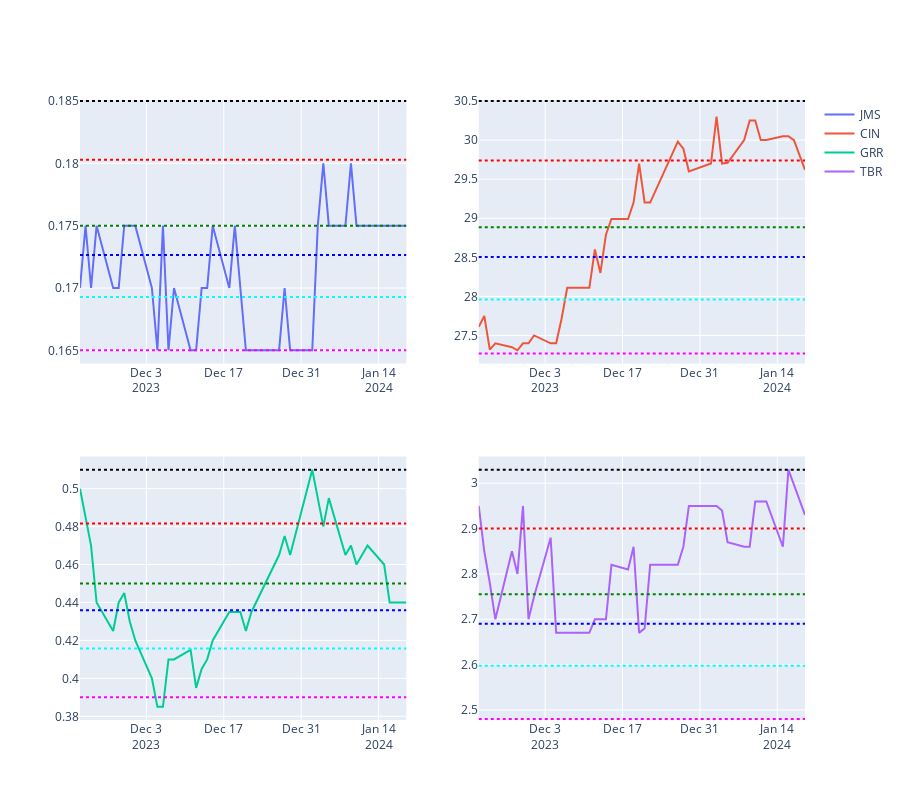

The notebook cell this image was saved under:
### Code cell
fibonacci_retracement_strategy(list(result.keys()), days = PLAN_RANGE * 2)

### Figure 1 — Plotly figure (JSON) as saved in the notebook; plotly's stock layout.template omitted (floating-point values rounded to 4 significant figures)
{"data": [{"name": "JMS", "type": "scatter", "x": ["2023-11-21", "2023-11-22", "2023-11-23", "2023-11-24", "2023-11-27", "2023-11-28", "2023-11-29", "2023-11-30", "2023-12-01", "2023-12-04", "2023-12-05", "2023-12-06", "2023-12-07", "2023-12-08", "2023-12-11", "2023-12-12", "2023-12-13", "2023-12-14", "2023-12-15", "2023-12-18", "2023-12-19", "2023-12-20", "2023-12-21", "2023-12-22", "2023-12-27", "2023-12-28", "2023-12-29", "2024-01-02", "2024-01-03", "2024-01-04", "2024-01-05", "2024-01-08", "2024-01-09", "2024-01-10", "2024-01-11", "2024-01-12", "2024-01-15", "2024-01-16", "2024-01-19"], "xaxis": "x", "y": [0.17, 0.175, 0.17, 0.175, 0.17, 0.17, 0.175, 0.175, 0.175, 0.17, 0.165, 0.175, 0.165, 0.17, 0.165, 0.165, 0.17, 0.17, 0.175, 0.17, 0.175, 0.17, 0.165, 0.165, 0.165, 0.17, 0.165, 0.165, 0.175, 0.18, 0.175, 0.175, 0.18, 0.175, 0.175, 0.175, 0.175, 0.175, 0.175], "yaxis": "y"}, {"name": "CIN", "type": "scatter", "x": ["2023-11-21", "2023-11-22", "2023-11-23", "2023-11-24", "2023-11-27", "2023-11-28", "2023-11-29", "2023-11-30", "2023-12-01", "2023-12-04", "2023-12-05", "2023-12-06", "2023-12-07", "2023-12-08", "2023-12-11", "2023-12-12", "2023-12-13", "2023-12-14", "2023-12-15", "2023-12-18", "2023-12-19", "2023-12-20", "2023-12-21", "2023-12-22", "2023-12-27", "2023-12-28", "2023-12-29", "2024-01-02", "2024-01-03", "2024-01-04", "2024-01-05", "2024-01-08", "2024-01-09", "2024-01-10", "2024-01-11", "2024-01-12", "2024-01-15", "2024-01-16", "2024-01-17", "2024-01-19"], "xaxis": "x2", "y": [27.61, 27.75, 27.32, 27.4, 27.35, 27.31, 27.4, 27.4, 27.5, 27.4, 27.4, 27.72, 28.11, 28.11, 28.11, 28.6, 28.3, 28.79, 28.99, 28.99, 29.2, 29.7, 29.2, 29.2, 29.98, 29.89, 29.6, 29.7, 30.3, 29.7, 29.71, 30, 30.25, 30.25, 30, 30, 30.05, 30.05, 30, 29.62], "yaxis": "y2"}, {"name": "GRR", "type": "scatter", "x": ["2023-11-21", "2023-11-22", "2023-11-23", "2023-11-24", "2023-11-27", "2023-11-28", "2023-11-29", "2023-11-30", "2023-12-01", "2023-12-04", "2023-12-05", "2023-12-06", "2023-12-07", "2023-12-08", "2023-12-11", "2023-12-12", "2023-12-13", "2023-12-14", "2023-12-15", "2023-12-18", "2023-12-19", "2023-12-20", "2023-12-21", "2023-12-22", "2023-12-27", "2023-12-28", "2023-12-29", "2024-01-02", "2024-01-03", "2024-01-04", "2024-01-05", "2024-01-08", "2024-01-09", "2024-01-10", "2024-01-11", "2024-01-12", "2024-01-15", "2024-01-16", "2024-01-19"], "xaxis": "x3", "y": [0.5, 0.485, 0.47, 0.44, 0.425, 0.44, 0.445, 0.43, 0.42, 0.4, 0.385, 0.385, 0.41, 0.41, 0.415, 0.395, 0.405, 0.41, 0.42, 0.435, 0.435, 0.435, 0.425, 0.435, 0.465, 0.475, 0.465, 0.51, 0.495, 0.48, 0.495, 0.465, 0.47, 0.46, 0.465, 0.47, 0.46, 0.44, 0.44], "yaxis": "y3"}, {"name": "TBR", "type": "scatter", "x": ["2023-11-21", "2023-11-22", "2023-11-23", "2023-11-24", "2023-11-27", "2023-11-28", "2023-11-29", "2023-11-30", "2023-12-01", "2023-12-04", "2023-12-05", "2023-12-06", "2023-12-07", "2023-12-08", "2023-12-11", "2023-12-12", "2023-12-13", "2023-12-14", "2023-12-15", "2023-12-18", "2023-12-19", "2023-12-20", "2023-12-21", "2023-12-22", "2023-12-27", "2023-12-28", "2023-12-29", "2024-01-02", "2024-01-03", "2024-01-04", "2024-01-05", "2024-01-08", "2024-01-09", "2024-01-10", "2024-01-11", "2024-01-12", "2024-01-15", "2024-01-16", "2024-01-19"], "xaxis": "x4", "y": [2.95, 2.85, 2.78, 2.7, 2.85, 2.8, 2.95, 2.7, 2.75, 2.88, 2.67, 2.67, 2.67, 2.67, 2.67, 2.7, 2.7, 2.7, 2.82, 2.81, 2.86, 2.67, 2.68, 2.82, 2.82, 2.86, 2.95, 2.95, 2.95, 2.94, 2.87, 2.86, 2.86, 2.96, 2.96, 2.96, 2.86, 3.03, 2.93], "yaxis": "y4"}], "layout": {"height": 800, "shapes": [{"line": {"color": "black", "dash": "dot"}, "type": "line", "x0": 0, "x1": 1, "xref": "x domain", "y0": 0.185, "y1": 0.185, "yref": "y"}, {"line": {"color": "red", "dash": "dot"}, "type": "line", "x0": 0, "x1": 1, "xref": "x domain", "y0": 0.1803, "y1": 0.1803, "yref": "y"}, {"line": {"color": "green", "dash": "dot"}, "type": "line", "x0": 0, "x1": 1, "xref": "x domain", "y0": 0.175, "y1": 0.175, "yref": "y"}, {"line": {"color": "blue", "dash": "dot"}, "type": "line", "x0": 0, "x1": 1, "xref": "x domain", "y0": 0.1726, "y1": 0.1726, "yref": "y"}, {"line": {"color": "cyan", "dash": "dot"}, "type": "line", "x0": 0, "x1": 1, "xref": "x domain", "y0": 0.1693, "y1": 0.1693, "yref": "y"}, {"line": {"color": "magenta", "dash": "dot"}, "type": "line", "x0": 0, "x1": 1, "xref": "x domain", "y0": 0.165, "y1": 0.165, "yref": "y"}, {"line": {"color": "black", "dash": "dot"}, "type": "line", "x0": 0, "x1": 1, "xref": "x2 domain", "y0": 30.5, "y1": 30.5, "yref": "y2"}, {"line": {"color": "red", "dash": "dot"}, "type": "line", "x0": 0, "x1": 1, "xref": "x2 domain", "y0": 29.74, "y1": 29.74, "yref": "y2"}, {"line": {"color": "green", "dash": "dot"}, "type": "line", "x0": 0, "x1": 1, "xref": "x2 domain", "y0": 28.89, "y1": 28.89, "yref": "y2"}, {"line": {"color": "blue", "dash": "dot"}, "type": "line", "x0": 0, "x1": 1, "xref": "x2 domain", "y0": 28.5, "y1": 28.5, "yref": "y2"}, {"line": {"color": "cyan", "dash": "dot"}, "type": "line", "x0": 0, "x1": 1, "xref": "x2 domain", "y0": 27.96, "y1": 27.96, "yref": "y2"}, {"line": {"color": "magenta", "dash": "dot"}, "type": "line", "x0": 0, "x1": 1, "xref": "x2 domain", "y0": 27.27, "y1": 27.27, "yref": "y2"}, {"line": {"color": "black", "dash": "dot"}, "type": "line", "x0": 0, "x1": 1, "xref": "x3 domain", "y0": 0.51, "y1": 0.51, "yref": "y3"}, {"line": {"color": "red", "dash": "dot"}, "type": "line", "x0": 0, "x1": 1, "xref": "x3 domain", "y0": 0.4817, "y1": 0.4817, "yref": "y3"}, {"line": {"color": "green", "dash": "dot"}, "type": "line", "x0": 0, "x1": 1, "xref": "x3 domain", "y0": 0.45, "y1": 0.45, "yref": "y3"}, {"line": {"color": "blue", "dash": "dot"}, "type": "line", "x0": 0, "x1": 1, "xref": "x3 domain", "y0": 0.4358, "y1": 0.4358, "yref": "y3"}, {"line": {"color": "cyan", "dash": "dot"}, "type": "line", "x0": 0, "x1": 1, "xref": "x3 domain", "y0": 0.4157, "y1": 0.4157, "yref": "y3"}, {"line": {"color": "magenta", "dash": "dot"}, "type": "line", "x0": 0, "x1": 1, "xref": "x3 domain", "y0": 0.39, "y1": 0.39, "yref": "y3"}, {"line": {"color": "black", "dash": "dot"}, "type": "line", "x0": 0, "x1": 1, "xref": "x4 domain", "y0": 3.03, "y1": 3.03, "yref": "y4"}, {"line": {"color": "red", "dash": "dot"}, "type": "line", "x0": 0, "x1": 1, "xref": "x4 domain", "y0": 2.9, "y1": 2.9, "yref": "y4"}, {"line": {"color": "green", "dash": "dot"}, "type": "line", "x0": 0, "x1": 1, "xref": "x4 domain", "y0": 2.755, "y1": 2.755, "yref": "y4"}, {"line": {"color": "blue", "dash": "dot"}, "type": "line", "x0": 0, "x1": 1, "xref": "x4 domain", "y0": 2.69, "y1": 2.69, "yref": "y4"}, {"line": {"color": "cyan", "dash": "dot"}, "type": "line", "x0": 0, "x1": 1, "xref": "x4 domain", "y0": 2.598, "y1": 2.598, "yref": "y4"}, {"line": {"color": "magenta", "dash": "dot"}, "type": "line", "x0": 0, "x1": 1, "xref": "x4 domain", "y0": 2.48, "y1": 2.48, "yref": "y4"}], "xaxis": {"anchor": "y", "domain": [0, 0.45], "range": ["2023-11-21", "2024-01-19"]}, "xaxis2": {"anchor": "y2", "domain": [0.55, 1], "range": ["2023-11-21", "2024-01-19"]}, "xaxis3": {"anchor": "y3", "domain": [0, 0.45], "range": ["2023-11-21", "2024-01-19"]}, "xaxis4": {"anchor": "y4", "domain": [0.55, 1], "range": ["2023-11-21", "2024-01-19"]}, "yaxis": {"anchor": "x", "domain": [0.575, 1]}, "yaxis2": {"anchor": "x2", "domain": [0.575, 1]}, "yaxis3": {"anchor": "x3", "domain": [0, 0.425]}, "yaxis4": {"anchor": "x4", "domain": [0, 0.425]}}}
